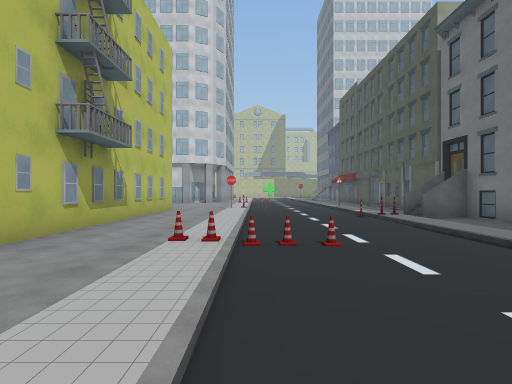
[1] (above)

22 first-person views from a walk through a scene from a Unity 3-D project. The camera is 1.4 m above the floor, looks level and sees 85° across. The floor is counted in squares, 2 m on a side. Each view is taken from the middle of a square. On the plan, view 1 faces up. The plan holds only what a view shows up to about 9 squares ahead; the rest is blank. The place goes on beyond the plan. The player is left out. Some surface patterns are stand-ins.

[2]
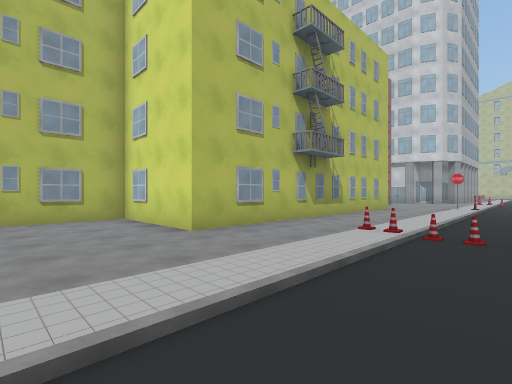

[3]
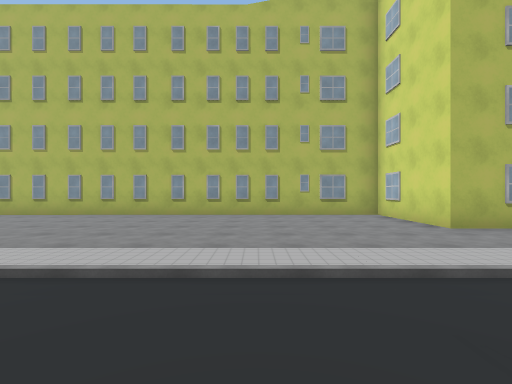

[4]
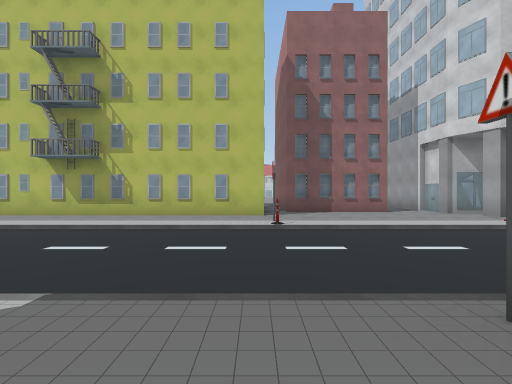

[5]
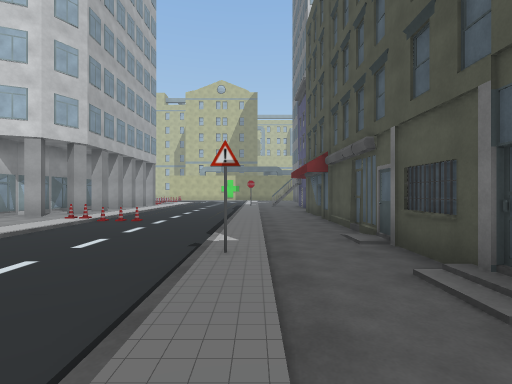

[6]
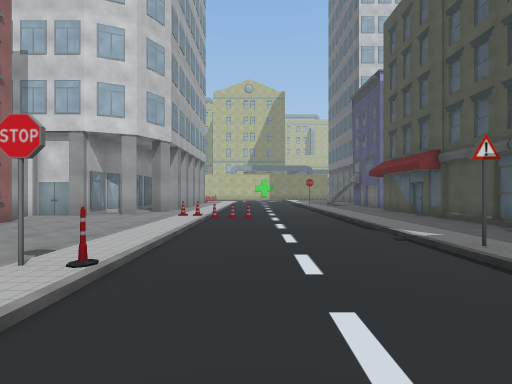

[7]
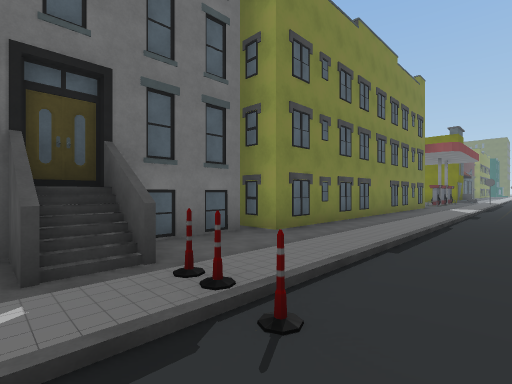

[8]
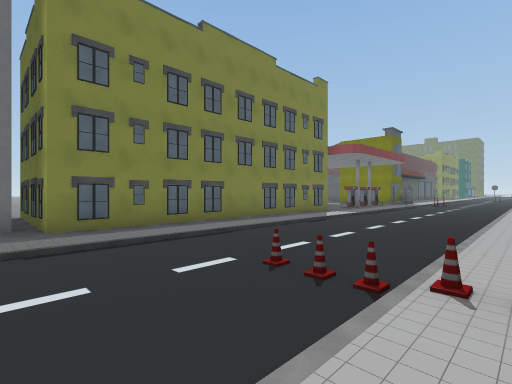

[9]
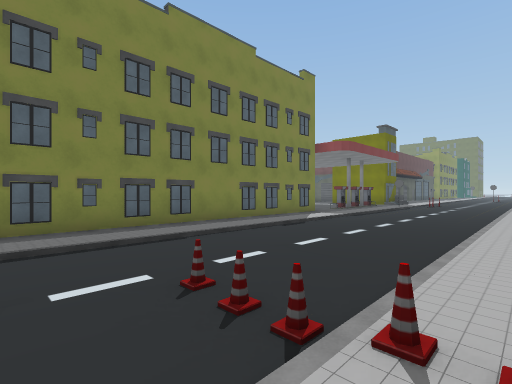

[10]
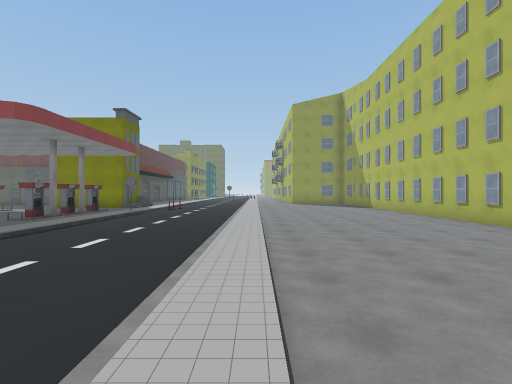

[11]
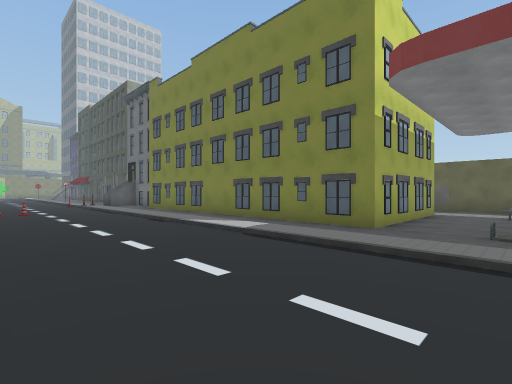

[12]
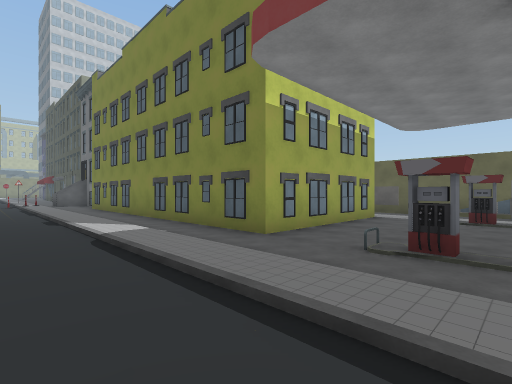

[13]
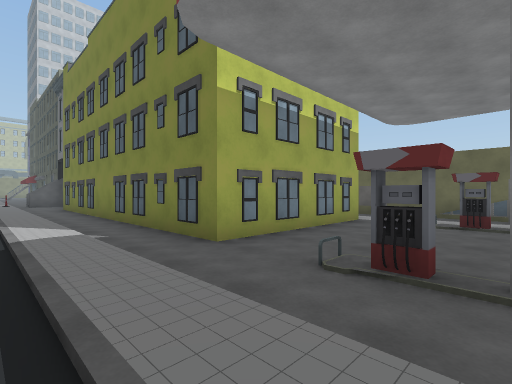

[14]
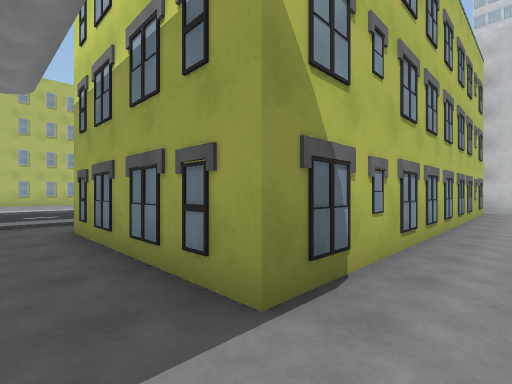

[15]
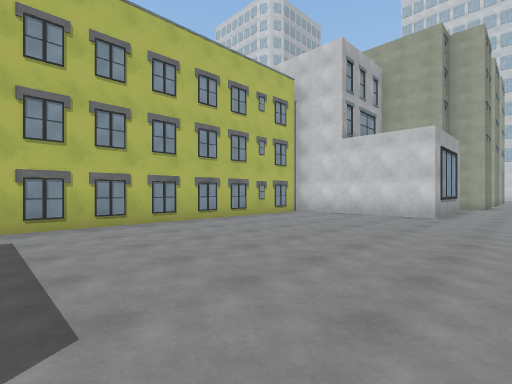

[16]
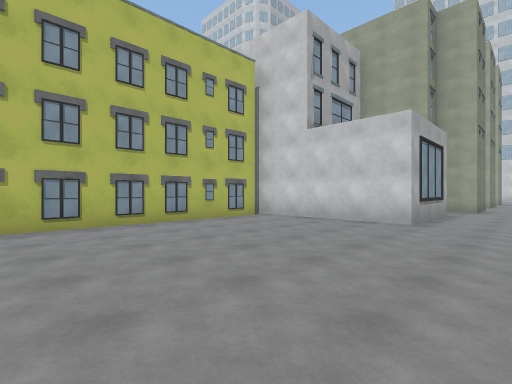

[17]
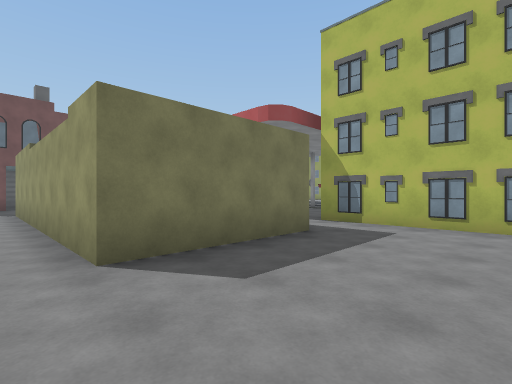

[18]
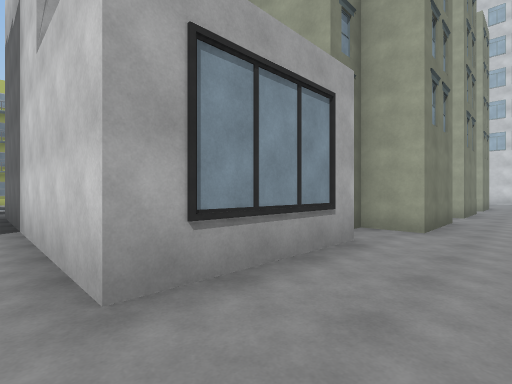

[19]
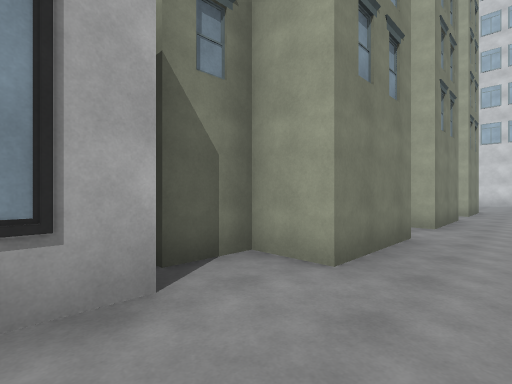

[20]
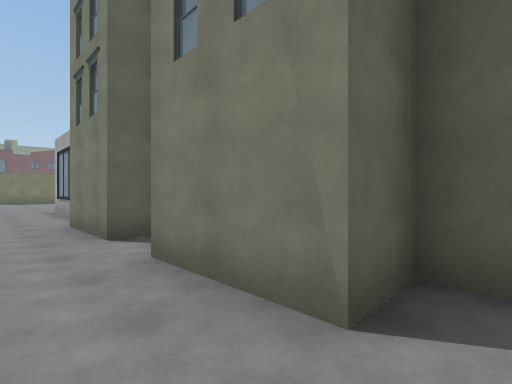

[21]
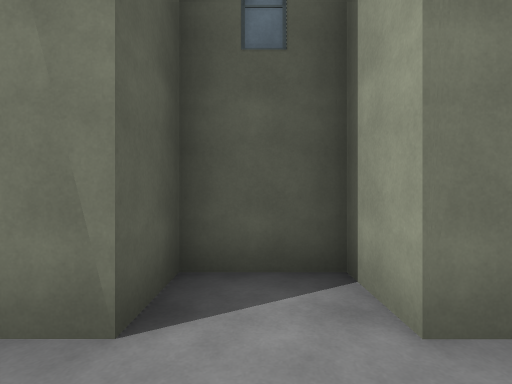

[22]
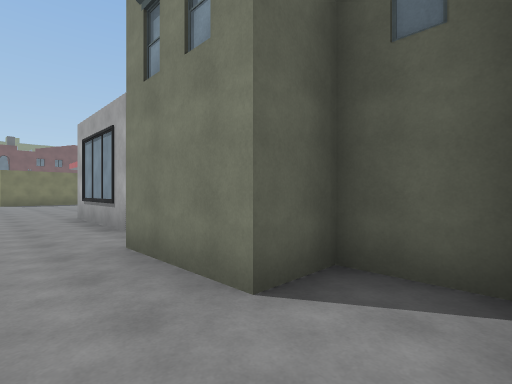

### Floor plan
Key: @ floor where view 1 was taken; # wall or solid block; . floor; / step, stairs or slope; B building; L bollard; C cone; S sign; O other object.
Columns run from 7 left of view 1 to 16 right of it. Each row starts with its distance up from view 1.
 18    BB.  .. /.#      ##.
 17  BB...OOO../.#      #...
 16   ....O..../.#      ##..
 15   #.../..../.#      ##..
 14    .../..../.#      ##..
 13    .../..../.#      #...
 12    .../....S.#        ..
 11    #.SL..../.#        ..
 10    #.. ..../.B      #...
  9    #.. ..../B#      ##..
  8    #../...LLB#       #..
  7    #../..../.#       #..
  6    #../..../.#   #####..
  5    #../..../.#   #......
  4    #..CCC../.#   #......
  3    #../..../.#   #......
  2 ####../..../.#   #......
  1 #...../..../.    #......
  0 #...../@.../.    B......
 -1 #...../..../.    #......
 -2 #...../..../.    B......
 -3 #...../..../.#   #......
 -4 #...../..../.#  ##.####.
 -5 #...../..../.####..#  #.
 -6 #...../..../.......#  #.
 -7 #...../..../#...#..#  #.
 -8 #...../ ...//......#  #.

Where each view was taken, in squares from view 1:
view 1: 0 up, 0 right, facing up
view 2: 1 down, 1 right, facing up-left
view 3: 2 down, 2 right, facing left
view 4: 11 up, 5 right, facing left
view 5: 9 up, 4 right, facing up
view 6: 9 up, 1 right, facing up
view 7: 9 up, 2 right, facing down-right
view 8: 6 up, 1 left, facing down-right
view 9: 5 up, 1 left, facing down-right
view 10: 1 up, 1 left, facing down
view 11: 7 down, 0 right, facing up-right
view 12: 8 down, 2 right, facing up-right
view 13: 8 down, 3 right, facing up-right
view 14: 6 down, 11 right, facing up-left
view 15: 3 down, 16 right, facing up-left
view 16: 1 down, 16 right, facing up-left
view 17: 1 down, 16 right, facing down-left
view 18: 5 up, 16 right, facing up-left
view 19: 8 up, 16 right, facing up-left
view 20: 17 up, 16 right, facing down-left
view 21: 17 up, 16 right, facing left
view 22: 14 up, 16 right, facing down-left
